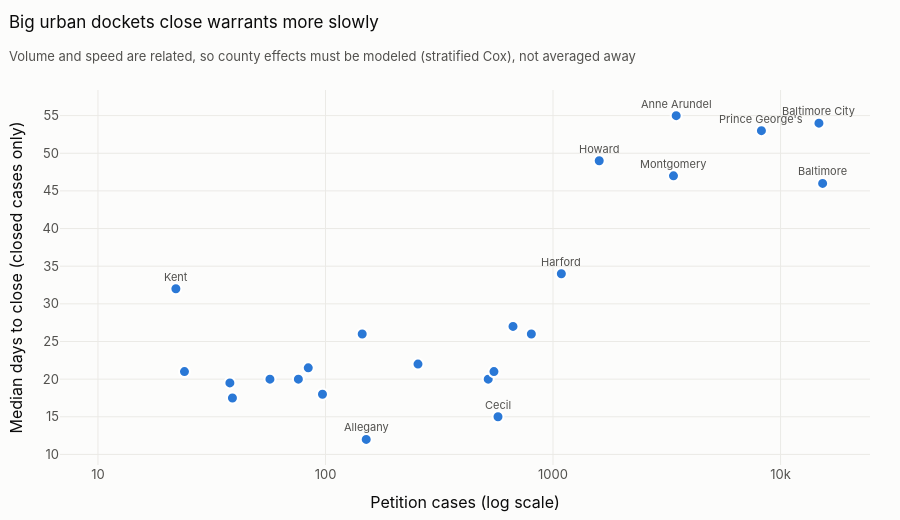

Notebook cell for this chart:
### Code cell
fig = go.Figure(go.Scatter(
    x=county.total_cases, y=county.median_days_closed, mode="markers",
    marker=dict(size=11, color=BLUE, line=dict(color="white", width=2)),
    customdata=county[["county_name", "clearance_rate_pct", "eviction_rate_pct"]],
    hovertemplate="<b>%{customdata[0]}</b><br>%{x:,} cases · median %{y:.0f} days (closed)"
                  "<br>closed by cutoff %{customdata[1]:.1f}% · evicted %{customdata[2]:.1f}%<extra></extra>",
))
# Label only the extremes; the crowded small-county cluster is readable on hover
for _, r in county[(county.total_cases > 1000) | (county.median_days_closed <= 15)
                   | (county.median_days_closed >= 30)].iterrows():
    fig.add_annotation(x=np.log10(r.total_cases), y=r.median_days_closed, text=r.county_name.replace(" County", ""),
                       showarrow=False, yshift=12, font=dict(size=11, color=MUTED))
fig.update_layout(height=520, showlegend=False,
                  xaxis=dict(type="log", dtick=1, title="Petition cases (log scale)"),
                  yaxis=dict(title="Median days to close (closed cases only)"))
subtitle(fig, "Big urban dockets close warrants more slowly",
         "Volume and speed are related, so county effects must be modeled (stratified Cox), not averaged away")

### Figure 1 — Plotly figure (JSON) as saved in the notebook; plotly's stock layout.template omitted (floating-point values rounded to 4 significant figures)
{"data": [{"customdata": [["Baltimore City", 8.53, 8.12], ["Montgomery County", 67.49, 6.94], ["Somerset County", 84.21, 23.68], ["Baltimore County", 66.1, 7.31], ["Harford County", 57.9, 9.28], ["Charles County", 80.96, 14.84], ["Dorchester County", 75.17, 24.83], ["Cecil County", 88.66, 24.26], ["St. Mary's County", 80.39, 21.57], ["Washington County", 71.73, 21.3], ["Allegany County", 86.09, 59.6], ["Kent County", 95.45, null], ["Worcester County", 87.72, 21.05], ["Prince George's County", 52.79, 8.45], ["Queen Anne's County", 75, null], ["Caroline County", 76.92, 30.77], ["Talbot County", 78.95, 28.95], ["Garrett County", null, null], ["Anne Arundel County", 40.8, 6.1], ["Carroll County", 88.66, 27.84], ["Calvert County", 78.57, 21.43], ["Howard County", 68.48, 6.27], ["Frederick County", 74.76, 9.25], ["Wicomico County", 77.64, 20.73]], "hovertemplate": "<b>%{customdata[0]}</b><br>%{x:,} cases · median %{y:.0f} days (closed)<br>closed by cutoff %{customdata[1]:.1f}% · evicted %{customdata[2]:.1f}%<extra></extra>", "marker": {"color": "#2a78d6", "line": {"color": "white", "width": 2}, "size": 11}, "mode": "markers", "type": "scatter", "x": [14745, 3384, 76, 15306, 1088, 667, 145, 573, 255, 803, 151, 22, 57, 8240, 24, 39, 38, 11, 3478, 97, 84, 1596, 519, 550], "y": [54.0, 47.0, 20.0, 46.0, 34.0, 27.0, 26.0, 15.0, 22.0, 26.0, 12.0, 32.0, 20.0, 53.0, 21.0, 17.5, 19.5, NaN, 55.0, 18.0, 21.5, 49.0, 20.0, 21.0]}], "layout": {"annotations": [{"font": {"color": "#52514e", "size": 11}, "showarrow": false, "text": "Baltimore City", "x": 4.169, "y": 54, "yshift": 12}, {"font": {"color": "#52514e", "size": 11}, "showarrow": false, "text": "Montgomery", "x": 3.529, "y": 47, "yshift": 12}, {"font": {"color": "#52514e", "size": 11}, "showarrow": false, "text": "Baltimore", "x": 4.185, "y": 46, "yshift": 12}, {"font": {"color": "#52514e", "size": 11}, "showarrow": false, "text": "Harford", "x": 3.037, "y": 34, "yshift": 12}, {"font": {"color": "#52514e", "size": 11}, "showarrow": false, "text": "Cecil", "x": 2.758, "y": 15, "yshift": 12}, {"font": {"color": "#52514e", "size": 11}, "showarrow": false, "text": "Allegany", "x": 2.179, "y": 12, "yshift": 12}, {"font": {"color": "#52514e", "size": 11}, "showarrow": false, "text": "Kent", "x": 1.342, "y": 32, "yshift": 12}, {"font": {"color": "#52514e", "size": 11}, "showarrow": false, "text": "Prince George's", "x": 3.916, "y": 53, "yshift": 12}, {"font": {"color": "#52514e", "size": 11}, "showarrow": false, "text": "Anne Arundel", "x": 3.541, "y": 55, "yshift": 12}, {"font": {"color": "#52514e", "size": 11}, "showarrow": false, "text": "Howard", "x": 3.203, "y": 49, "yshift": 12}], "height": 520, "showlegend": false, "title": {"subtitle": {"font": {"color": "#52514e", "size": 13}, "text": "Volume and speed are related, so county effects must be modeled (stratified Cox), not averaged away"}, "text": "Big urban dockets close warrants more slowly"}, "xaxis": {"dtick": 1, "title": {"text": "Petition cases (log scale)"}, "type": "log"}, "yaxis": {"title": {"text": "Median days to close (closed cases only)"}}}}
